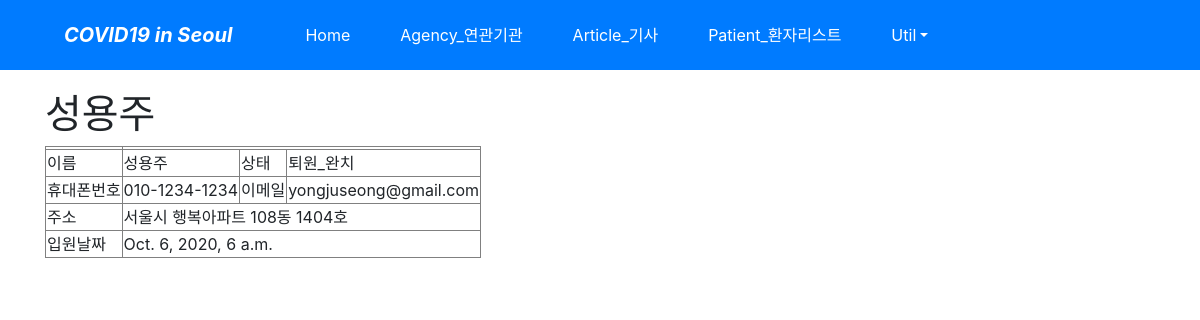
The app's page /patient/1/ with its own data.
### patient/models.py (models this page shows, shortened)
class Patient_TBL(models.Model):
    name=models.CharField('NAME',max_length=100,blank=False) #이름
    pnumber = models.CharField('NUMBER',max_length=50,blank=False) # Phone_number
    email = models.CharField('EMAIL', max_length=50, blank=False) # Email 주소
    status = models.CharField('STATUS', max_length=50, blank=False) #환자 상태
    hospital_dt = models.DateTimeField('HOSPITALIZATION_DATE') #입원날짜
    address = models.CharField('ADDRESS', max_length=50, blank=False) #주소
    class Meta:
        ordering = ('id','name','status','hospital_dt')

### patient/views.py (the view)
# urls.py: path('<int:pk>/',PatientDV.as_view(model=Patient_TBL),name='detail'),
class PatientDV(DetailView): # PatientDetail 클래스형 뷰 정의
    model = Patient_TBL

### patient/templates/patient/patient_tbl_detail.html (shortened to what this page needs)
{% extends "base.html" %}
{% block content %}
        <div id = "content">
            <h1>{{object.name}}</h1>
            <table border="1">
                <th></th>
                <tr>
                    <td>이름</td>
                    <td>{{object.name}}</td>
                    <td>상태</td>
                    <td>{{object.status}}</td>
                </tr>
                <tr>
                    <td>휴대폰번호</td>
                    <td>{{object.pnumber}}</td>
                    <td>이메일</td>
                    <td>{{object.email}}</td>
                </tr>
                <tr>
                    <td>주소</td>
                    <td colspan="3">{{object.address}}</td>
                </tr>
                <tr>
                    <td>입원날짜</td>
                    <td colspan="3">{{object.hospital_dt}}</td>
                </tr>
            </table>
 {% endblock %}

### records on screen
Patient_TBL: name "성용주", status "퇴원_완치", pnumber "010-1234-1234", email "yongjuseong@gmail.com", address "서울시 행복아파트 108동 1404호", hospital_dt "Oct. 6, 2020, 6 a.m."
